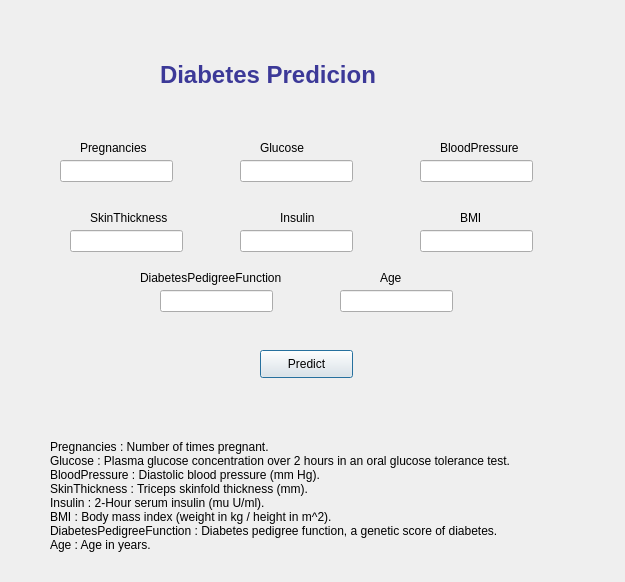
<?xml version="1.0" encoding="UTF-8"?>
<ui version="4.0">
 <class>Dialog</class>
 <widget class="QDialog" name="Dialog">
  <property name="geometry">
   <rect>
    <x>0</x>
    <y>0</y>
    <width>625</width>
    <height>582</height>
   </rect>
  </property>
  <property name="windowTitle">
   <string>Dialog</string>
  </property>
  <widget class="QLabel" name="label">
   <property name="geometry">
    <rect>
     <x>160</x>
     <y>40</y>
     <width>291</width>
     <height>71</height>
    </rect>
   </property>
   <property name="text">
    <string>&lt;html&gt;&lt;head/&gt;&lt;body&gt;&lt;p&gt;&lt;span style=&quot; font-size:18pt; font-weight:600; color:#3c3998;&quot;&gt;Diabetes Predicion&lt;/span&gt;&lt;/p&gt;&lt;/body&gt;&lt;/html&gt;</string>
   </property>
  </widget>
  <widget class="QLabel" name="res">
   <property name="geometry">
    <rect>
     <x>250</x>
     <y>390</y>
     <width>121</width>
     <height>31</height>
    </rect>
   </property>
   <property name="text">
    <string>&lt;html&gt;&lt;head/&gt;&lt;body&gt;&lt;p&gt;&lt;span style=&quot; font-size:18pt; font-weight:600;&quot;/&gt;&lt;/p&gt;&lt;/body&gt;&lt;/html&gt;</string>
   </property>
  </widget>
  <widget class="QPushButton" name="pred">
   <property name="geometry">
    <rect>
     <x>260</x>
     <y>350</y>
     <width>93</width>
     <height>28</height>
    </rect>
   </property>
   <property name="text">
    <string>Predict</string>
   </property>
  </widget>
  <widget class="QLineEdit" name="pre">
   <property name="geometry">
    <rect>
     <x>60</x>
     <y>160</y>
     <width>113</width>
     <height>22</height>
    </rect>
   </property>
  </widget>
  <widget class="QLineEdit" name="ski">
   <property name="geometry">
    <rect>
     <x>70</x>
     <y>230</y>
     <width>113</width>
     <height>22</height>
    </rect>
   </property>
  </widget>
  <widget class="QLineEdit" name="dpf">
   <property name="geometry">
    <rect>
     <x>160</x>
     <y>290</y>
     <width>113</width>
     <height>22</height>
    </rect>
   </property>
  </widget>
  <widget class="QLineEdit" name="age">
   <property name="geometry">
    <rect>
     <x>340</x>
     <y>290</y>
     <width>113</width>
     <height>22</height>
    </rect>
   </property>
  </widget>
  <widget class="QLineEdit" name="glu">
   <property name="geometry">
    <rect>
     <x>240</x>
     <y>160</y>
     <width>113</width>
     <height>22</height>
    </rect>
   </property>
  </widget>
  <widget class="QLineEdit" name="ins">
   <property name="geometry">
    <rect>
     <x>240</x>
     <y>230</y>
     <width>113</width>
     <height>22</height>
    </rect>
   </property>
  </widget>
  <widget class="QLineEdit" name="blo">
   <property name="geometry">
    <rect>
     <x>420</x>
     <y>160</y>
     <width>113</width>
     <height>22</height>
    </rect>
   </property>
  </widget>
  <widget class="QLineEdit" name="bmi">
   <property name="geometry">
    <rect>
     <x>420</x>
     <y>230</y>
     <width>113</width>
     <height>22</height>
    </rect>
   </property>
  </widget>
  <widget class="QLabel" name="label_2">
   <property name="geometry">
    <rect>
     <x>80</x>
     <y>140</y>
     <width>91</width>
     <height>16</height>
    </rect>
   </property>
   <property name="text">
    <string>Pregnancies</string>
   </property>
  </widget>
  <widget class="QLabel" name="label_3">
   <property name="geometry">
    <rect>
     <x>260</x>
     <y>140</y>
     <width>111</width>
     <height>16</height>
    </rect>
   </property>
   <property name="text">
    <string>Glucose</string>
   </property>
  </widget>
  <widget class="QLabel" name="label_4">
   <property name="geometry">
    <rect>
     <x>440</x>
     <y>140</y>
     <width>121</width>
     <height>16</height>
    </rect>
   </property>
   <property name="text">
    <string>BloodPressure</string>
   </property>
  </widget>
  <widget class="QLabel" name="label_5">
   <property name="geometry">
    <rect>
     <x>90</x>
     <y>210</y>
     <width>91</width>
     <height>16</height>
    </rect>
   </property>
   <property name="text">
    <string>SkinThickness</string>
   </property>
  </widget>
  <widget class="QLabel" name="label_6">
   <property name="geometry">
    <rect>
     <x>280</x>
     <y>210</y>
     <width>55</width>
     <height>16</height>
    </rect>
   </property>
   <property name="text">
    <string>Insulin</string>
   </property>
  </widget>
  <widget class="QLabel" name="label_7">
   <property name="geometry">
    <rect>
     <x>460</x>
     <y>210</y>
     <width>55</width>
     <height>16</height>
    </rect>
   </property>
   <property name="text">
    <string>BMI</string>
   </property>
  </widget>
  <widget class="QLabel" name="label_8">
   <property name="geometry">
    <rect>
     <x>140</x>
     <y>270</y>
     <width>211</width>
     <height>16</height>
    </rect>
   </property>
   <property name="text">
    <string>DiabetesPedigreeFunction</string>
   </property>
  </widget>
  <widget class="QLabel" name="label_9">
   <property name="geometry">
    <rect>
     <x>380</x>
     <y>270</y>
     <width>55</width>
     <height>16</height>
    </rect>
   </property>
   <property name="text">
    <string>Age</string>
   </property>
  </widget>
  <widget class="QLabel" name="label_10">
   <property name="geometry">
    <rect>
     <x>50</x>
     <y>430</y>
     <width>491</width>
     <height>131</height>
    </rect>
   </property>
   <property name="text">
    <string>Pregnancies : Number of times pregnant.
Glucose : Plasma glucose concentration over 2 hours in an oral glucose tolerance test.
BloodPressure : Diastolic blood pressure (mm Hg).
SkinThickness : Triceps skinfold thickness (mm).
Insulin : 2-Hour serum insulin (mu U/ml).
BMI : Body mass index (weight in kg / height in m^2).
DiabetesPedigreeFunction : Diabetes pedigree function, a genetic score of diabetes.
Age : Age in years.</string>
   </property>
  </widget>
 </widget>
 <resources/>
 <connections/>
</ui>
